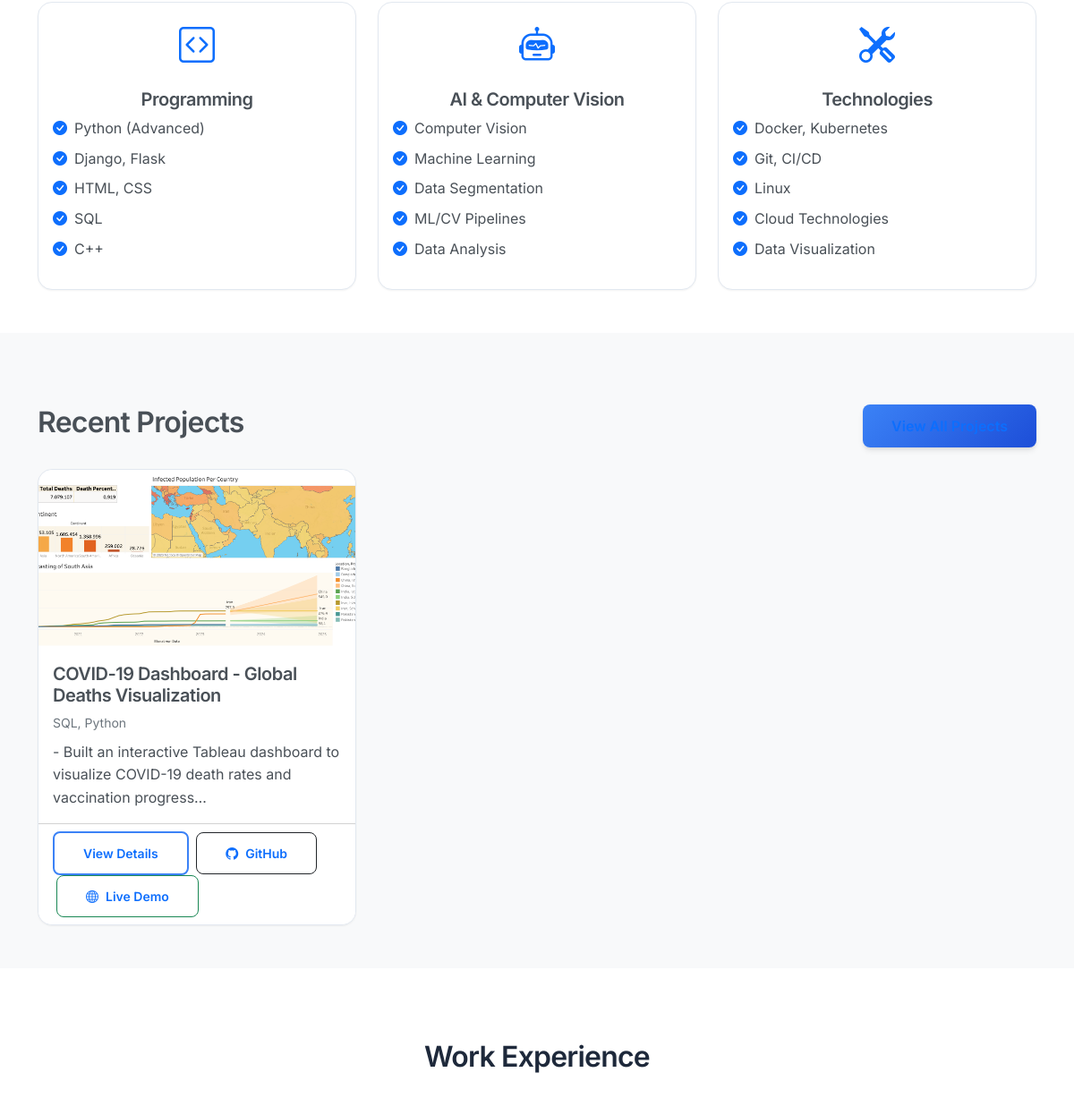
Before: / (middle part) with the older database file.
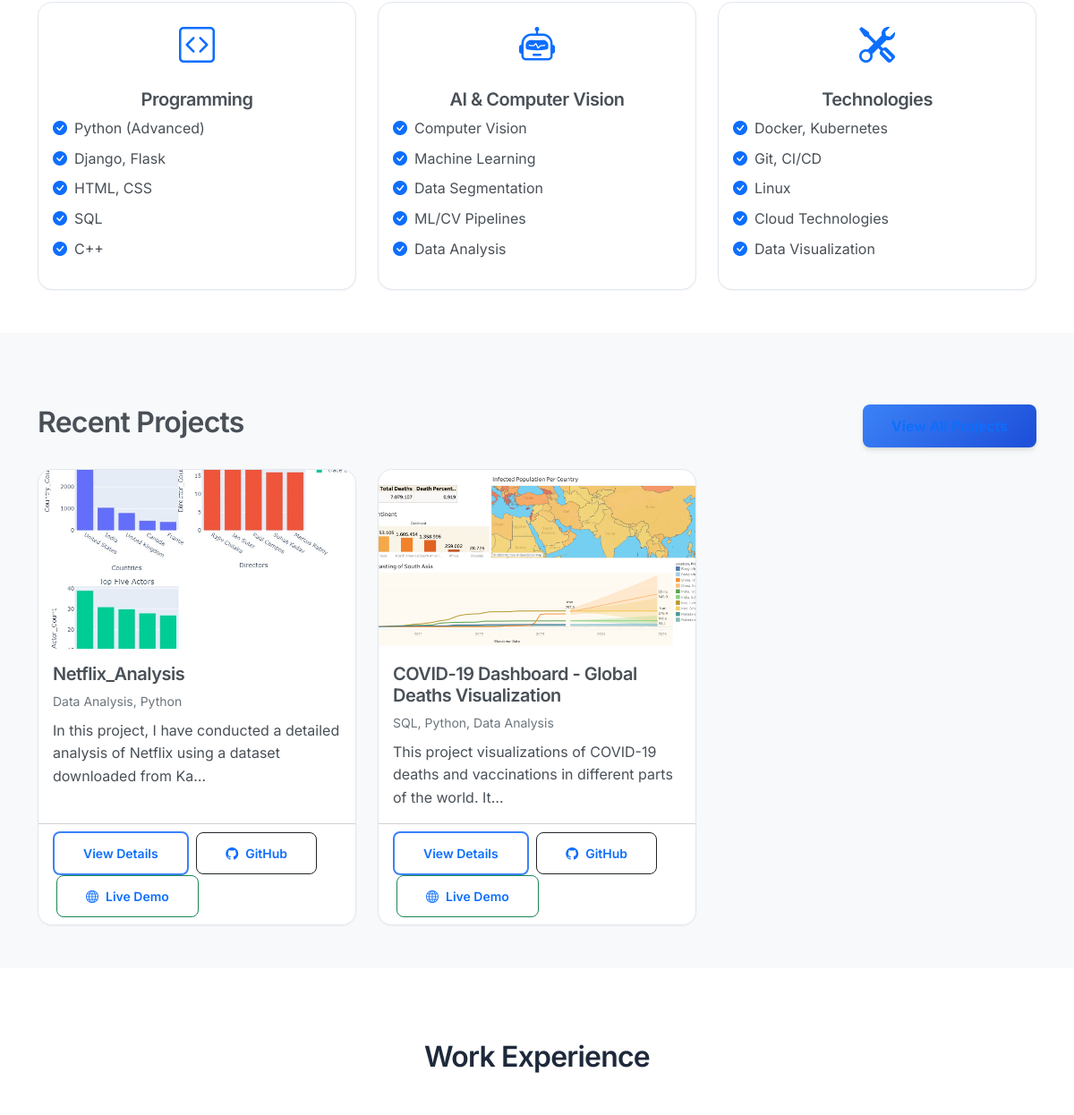
After: the same page with the newer database file.
### main/models.py (models this page shows, shortened)
class Project(models.Model):
    title = models.CharField(max_length=100)
    description = models.TextField()
    technology = models.CharField(max_length=50)
    image = models.ImageField(upload_to='project_images/', blank=True)
    github_link = models.URLField(blank=True)
    live_link = models.URLField(blank=True)
    created_at = models.DateTimeField(auto_now_add=True)
    features = models.TextField(blank=True, help_text="Use bullet points or comma-separated features.")
    results = models.TextField(blank=True, help_text="Describe the impact or results of the project.")
    class Meta:
        ordering = ['-created_at']

### main/views.py (the view)
# urls.py: path('', views.home, name='home'),
def home(request):
    projects = Project.objects.all()[:3]
    context = {
        'projects': projects
    }
    return render(request, 'main/home.html', context)

### main/templates/main/home.html (shortened to what this page needs)
{% extends 'main/base.html' %}
{% load static %}
{% block content %}
<section class="skills py-5">
    <div class="container">
        <div class="row g-4">
            <div class="col-md-4">
                <div class="card h-100 shadow-sm">
                    <div class="card-body">
                        <div class="text-center mb-3">
                            <i class="bi bi-code-square text-primary fs-1"></i>
                        </div>
                        <h3 class="card-title h5 text-center">Programming</h3>
                        <ul class="list-unstyled">
                            <li class="mb-2"><i class="bi bi-check-circle-fill text-success me-2"></i>Python (Advanced)</li>
                            <li class="mb-2"><i class="bi bi-check-circle-fill text-success me-2"></i>Django, Flask</li>
                            <li class="mb-2"><i class="bi bi-check-circle-fill text-success me-2"></i>HTML, CSS</li>
                            <li class="mb-2"><i class="bi bi-check-circle-fill text-success me-2"></i>SQL</li>
                            <li><i class="bi bi-check-circle-fill text-success me-2"></i>C++</li>
                        </ul>
                    </div>
                </div>
            </div>
            <div class="col-md-4">
                <div class="card h-100 shadow-sm">
                    <div class="card-body">
                        <div class="text-center mb-3">
                            <i class="bi bi-robot text-primary fs-1"></i>
                        </div>
                        <h3 class="card-title h5 text-center">AI & Computer Vision</h3>
                        <ul class="list-unstyled">
                            <li class="mb-2"><i class="bi bi-check-circle-fill text-success me-2"></i>Computer Vision</li>
                            <li class="mb-2"><i class="bi bi-check-circle-fill text-success me-2"></i>Machine Learning</li>
                            <li class="mb-2"><i class="bi bi-check-circle-fill text-success me-2"></i>Data Segmentation</li>
                            <li class="mb-2"><i class="bi bi-check-circle-fill text-success me-2"></i>ML/CV Pipelines</li>
                            <li><i class="bi bi-check-circle-fill text-success me-2"></i>Data Analysis</li>
                        </ul>
                    </div>
                </div>
            </div>
            <div class="col-md-4">
                <div class="card h-100 shadow-sm">
                    <div class="card-body">
                        <div class="text-center mb-3">
                            <i class="bi bi-tools text-primary fs-1"></i>
                        </div>
                        <h3 class="card-title h5 text-center">Technologies</h3>
                        <ul class="list-unstyled">
                            <li class="mb-2"><i class="bi bi-check-circle-fill text-success me-2"></i>Docker, Kubernetes</li>
                            <li class="mb-2"><i class="bi bi-check-circle-fill text-success me-2"></i>Git, CI/CD</li>
                            <li class="mb-2"><i class="bi bi-check-circle-fill text-success me-2"></i>Linux</li>
                            <li class="mb-2"><i class="bi bi-check-circle-fill text-success me-2"></i>Cloud Technologies</li>
                            <li><i class="bi bi-check-circle-fill text-success me-2"></i>Data Visualization</li>
                        </ul>
                    </div>
                </div>
            </div>
        </div>
    </div>
</section>
<section class="recent-projects py-5 bg-light">
    <div class="container">
        <div class="d-flex justify-content-between align-items-center mb-4">
            <h2>Recent Projects</h2>
            <a href="{% url 'projects' %}" class="btn btn-primary">View All Projects</a>
        </div>
        <div class="row g-4">
            {% for project in projects|slice:":3" %}
            <div class="col-md-4">
                <div class="card h-100 shadow-sm">
                    {% if project.image %}
                    <img src="{{ project.image.url }}" class="card-img-top" alt="{{ project.title }}">
                    {% else %}
                    <div class="ratio ratio-16x9 bg-secondary">
                        <div class="d-flex align-items-center justify-content-center text-white">
                            <i class="bi bi-code-square fs-1"></i>
                        </div>
                    </div>
                    {% endif %}
                    <div class="card-body">
                        <h3 class="card-title h5">{{ project.title }}</h3>
                        <p class="card-text small text-muted mb-2">{{ project.technology }}</p>
                        <p class="card-text">{{ project.description|truncatechars:100 }}</p>
                    </div>
                    <div class="card-footer bg-white">
                        <a href="{% url 'project_detail' project.pk %}" class="btn btn-sm btn-outline-primary">View Details</a>
                        {% if project.github_link %}
                        <a href="{{ project.github_link }}" class="btn btn-sm btn-outline-dark ms-1" target="_blank">
                            <i class="bi bi-github"></i> GitHub
                        </a>
                        {% endif %}
                        {% if project.live_link %}
                        <a href="{{ project.live_link }}" class="btn btn-sm btn-outline-success ms-1" target="_blank">
                            <i class="bi bi-globe"></i> Live Demo
                        </a>
                        {% endif %}
                    </div>
                </div>
            </div>
            {% empty %}
            <div class="col-12">
                <div class="alert alert-info">
                    No projects available yet. Check back soon!
                </div>
            </div>
            {% endfor %}
        </div>
    </div>
</section>
<section class="experience py-5">
    <div class="container">
        <h2 class="text-center mb-5">Work Experience</h2>
    </div>
</section>
{% endblock %}

### main/templates/main/base.html (shortened to what this page needs)
{% load static %}
<!DOCTYPE html>
<html lang="en">
<head>
    <link href="https://cdn.jsdelivr.net/npm/bootstrap@5.3.0-alpha1/dist/css/bootstrap.min.css" rel="stylesheet" />
    <link rel="stylesheet" href="https://cdn.jsdelivr.net/npm/bootstrap-icons@1.10.3/font/bootstrap-icons.css" />
    <link href="{% static 'css/style.css' %}" rel="stylesheet" />
</head>
<body>
    <main>
        {% block content %}{% endblock %}
    </main>
</body>
</html>

### static/css/style.css (style rules this page uses)
:root { --background-main: #ffffff; --background-secondary: #f8fafc; --background-card: #ffffff; --text-primary: #1e293b; --text-secondary: #475569; --text-muted: #64748b; --accent-primary: #3b82f6; --accent-secondary: #10b981; --accent-tertiary: #8b5cf6; --border-light: #e2e8f0; --border-medium: #cbd5e1; --shadow-sm: 0 1px 2px 0 rgb(0 0 0 / 0.05); --shadow-md: 0 4px 6px -1px rgb(0 0 0 / 0.1), 0 2px 4px -2px rgb(0 0 0 / 0.1); --shadow-lg: 0 10px 15px -3px rgb(0 0 0 / 0.1), 0 4px 6px -4px rgb(0 0 0 / 0.1); --shadow-xl: 0 20px 25px -5px rgb(0 0 0 / 0.1), 0 8px 10px -6px rgb(0 0 0 / 0.1); --gradient-primary: linear-gradient(135deg, #3b82f6 0%, #1d4ed8 100%); --gradient-secondary: linear-gradient(135deg, #10b981 0%, #059669 100%); }
*, *::before, *::after { box-sizing: border-box; }
body { font-family: 'Inter', -apple-system, BlinkMacSystemFont, 'Segoe UI', Roboto, sans-serif !important; background-color: var(--background-main) !important; color: var(--text-primary) !important; line-height: 1.6; margin: 0; padding: 0; padding-top: 80px; -webkit-font-smoothing: antialiased; -moz-osx-font-smoothing: grayscale; }
main { min-height: calc(100vh - 70px); }
.container:first-child { padding-top: 2rem; }
h1, h2, h3, h4, h5, h6 { color: var(--text-primary) !important; font-weight: 600 !important; letter-spacing: -0.025em; line-height: 1.2; }
.btn { font-weight: 600 !important; padding: 0.75rem 2rem !important; border-radius: 0.5rem !important; transition: all 0.3s ease !important; text-decoration: none !important; display: inline-flex; align-items: center; gap: 0.5rem; }
.btn-primary { background: var(--gradient-primary) !important; border: none !important; color: white !important; box-shadow: var(--shadow-md) !important; }
.btn-outline-primary { border: 2px solid var(--accent-primary) !important; color: var(--accent-primary) !important; background: transparent !important; }
.card { background: var(--background-card) !important; border: 1px solid var(--border-light) !important; border-radius: 1rem !important; box-shadow: var(--shadow-sm) !important; transition: all 0.3s ease !important; overflow: hidden; }
.card-title { font-weight: 600 !important; color: var(--text-primary) !important; font-size: 1.25rem !important; }
.card-text { color: var(--text-secondary) !important; line-height: 1.6; }
.card-img-top { border-radius: 1rem 1rem 0 0 !important; height: 200px; object-fit: cover; transition: all 0.3s ease; }
.bg-light, .bg-light *, .education-item, .education-item *, .contact-info, .contact-info *, .card, .card *, .hero, .hero * { color: #495057 !important; }
.btn { color: white !important; }
.bg-light a, .card a, .education-item a, .contact-info a { color: #0d6efd !important; }
.bg-light .text-muted, .card .text-muted, .education-item .text-muted { color: #6c757d !important; }
.bg-light .bi, .card .bi, .contact-info .bi { color: #0d6efd !important; }

Changed rows visible on the page:
added Project: image (picture), title "Netflix_Analysis", technology "Data Analysis, Python", description "In this project, I have conducted a detailed analysis of Netflix using a dataset downloaded from Ka…"
changed Project "COVID-19 Dashboard - Global Deaths Visualization": technology "SQL, Python" → "SQL, Python, Data Analysis"; description "- Built an interactive Tableau dashboard to visualize COVID-19 death rates and vaccination progress…" → "This project visualizations of COVID-19 deaths and vaccinations in different parts of the world. It…"
